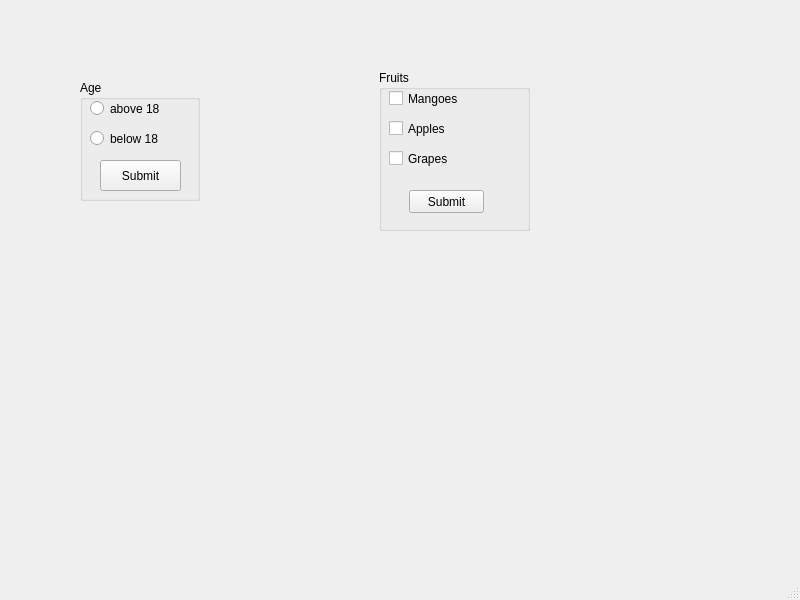
<?xml version="1.0" encoding="UTF-8"?>
<ui version="4.0">
 <class>MainWindow</class>
 <widget class="QMainWindow" name="MainWindow">
  <property name="geometry">
   <rect>
    <x>0</x>
    <y>0</y>
    <width>800</width>
    <height>600</height>
   </rect>
  </property>
  <property name="windowTitle">
   <string>MainWindow</string>
  </property>
  <widget class="QWidget" name="centralwidget">
   <widget class="QGroupBox" name="groupBox">
    <property name="geometry">
     <rect>
      <x>80</x>
      <y>80</y>
      <width>120</width>
      <height>121</height>
     </rect>
    </property>
    <property name="title">
     <string>Age</string>
    </property>
    <widget class="QRadioButton" name="radioButton">
     <property name="geometry">
      <rect>
       <x>10</x>
       <y>20</y>
       <width>82</width>
       <height>17</height>
      </rect>
     </property>
     <property name="text">
      <string>above 18</string>
     </property>
    </widget>
    <widget class="QRadioButton" name="radioButton_2">
     <property name="geometry">
      <rect>
       <x>10</x>
       <y>50</y>
       <width>82</width>
       <height>17</height>
      </rect>
     </property>
     <property name="text">
      <string>below 18</string>
     </property>
    </widget>
    <widget class="QPushButton" name="pushButton">
     <property name="geometry">
      <rect>
       <x>20</x>
       <y>80</y>
       <width>81</width>
       <height>31</height>
      </rect>
     </property>
     <property name="text">
      <string>Submit</string>
     </property>
    </widget>
   </widget>
   <widget class="QGroupBox" name="groupBox_2">
    <property name="geometry">
     <rect>
      <x>379</x>
      <y>70</y>
      <width>151</width>
      <height>161</height>
     </rect>
    </property>
    <property name="title">
     <string>Fruits</string>
    </property>
    <widget class="QCheckBox" name="checkBox">
     <property name="geometry">
      <rect>
       <x>10</x>
       <y>20</y>
       <width>70</width>
       <height>17</height>
      </rect>
     </property>
     <property name="text">
      <string>Mangoes</string>
     </property>
    </widget>
    <widget class="QCheckBox" name="checkBox_2">
     <property name="geometry">
      <rect>
       <x>10</x>
       <y>50</y>
       <width>70</width>
       <height>17</height>
      </rect>
     </property>
     <property name="text">
      <string>Apples</string>
     </property>
    </widget>
    <widget class="QCheckBox" name="checkBox_3">
     <property name="geometry">
      <rect>
       <x>10</x>
       <y>80</y>
       <width>70</width>
       <height>17</height>
      </rect>
     </property>
     <property name="text">
      <string>Grapes</string>
     </property>
    </widget>
    <widget class="QPushButton" name="pushButton_2">
     <property name="geometry">
      <rect>
       <x>30</x>
       <y>120</y>
       <width>75</width>
       <height>23</height>
      </rect>
     </property>
     <property name="text">
      <string>Submit</string>
     </property>
    </widget>
   </widget>
  </widget>
  <widget class="QMenuBar" name="menubar">
   <property name="geometry">
    <rect>
     <x>0</x>
     <y>0</y>
     <width>800</width>
     <height>21</height>
    </rect>
   </property>
  </widget>
  <widget class="QStatusBar" name="statusbar"/>
 </widget>
 <resources/>
 <connections/>
</ui>
